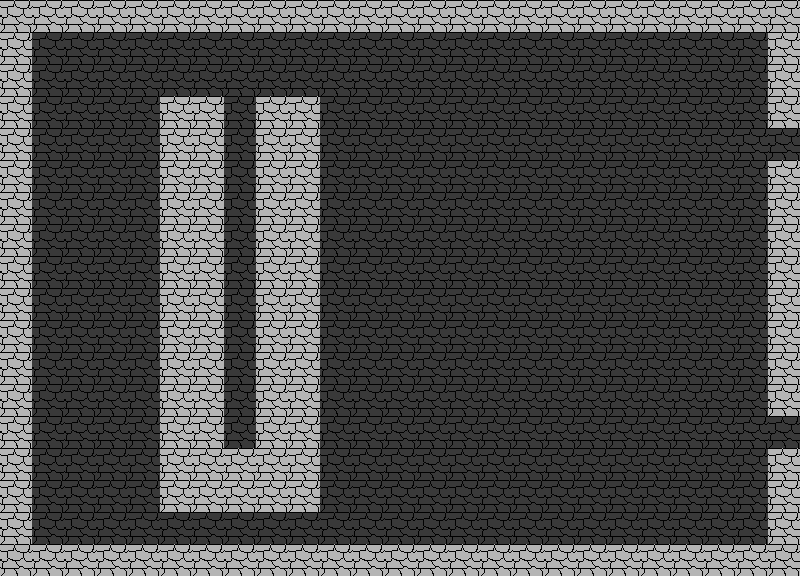

Below is a game level as drawn by its tile map, then a one-line description and the .tmx file that defines it, in full:
An orthogonal 25x18 tile map with 32x32 px tiles, 1 tile layer (floor) and 6 objects (3x door, enemy, player).

<map version="1.10" tiledversion="1.11.2" orientation="orthogonal" renderorder="right-down" width="25" height="18" tilewidth="32" tileheight="32" infinite="0" nextlayerid="3" nextobjectid="7">
 <tileset firstgid="1" source="placeholder.tsx" />
 <layer id="1" name="floor" width="25" height="18">
  <data encoding="csv">
2,2,2,2,2,2,2,2,2,2,2,2,2,2,2,2,2,2,2,2,2,2,2,2,2,
2,1,1,1,1,1,1,1,1,1,1,1,1,1,1,1,1,1,1,1,1,1,1,1,2,
2,1,1,1,1,1,1,1,1,1,1,1,1,1,1,1,1,1,1,1,1,1,1,1,2,
2,1,1,1,1,2,2,1,2,2,1,1,1,1,1,1,1,1,1,1,1,1,1,1,2,
2,1,1,1,1,2,2,1,2,2,1,1,1,1,1,1,1,1,1,1,1,1,1,1,1,
2,1,1,1,1,2,2,1,2,2,1,1,1,1,1,1,1,1,1,1,1,1,1,1,2,
2,1,1,1,1,2,2,1,2,2,1,1,1,1,1,1,1,1,1,1,1,1,1,1,2,
2,1,1,1,1,2,2,1,2,2,1,1,1,1,1,1,1,1,1,1,1,1,1,1,2,
2,1,1,1,1,2,2,1,2,2,1,1,1,1,1,1,1,1,1,1,1,1,1,1,2,
2,1,1,1,1,2,2,1,2,2,1,1,1,1,1,1,1,1,1,1,1,1,1,1,2,
2,1,1,1,1,2,2,1,2,2,1,1,1,1,1,1,1,1,1,1,1,1,1,1,2,
2,1,1,1,1,2,2,1,2,2,1,1,1,1,1,1,1,1,1,1,1,1,1,1,2,
2,1,1,1,1,2,2,1,2,2,1,1,1,1,1,1,1,1,1,1,1,1,1,1,2,
2,1,1,1,1,2,2,1,2,2,1,1,1,1,1,1,1,1,1,1,1,1,1,1,1,
2,1,1,1,1,2,2,2,2,2,1,1,1,1,1,1,1,1,1,1,1,1,1,1,2,
2,1,1,1,1,2,2,2,2,2,1,1,1,1,1,1,1,1,1,1,1,1,1,1,2,
2,1,1,1,1,1,1,1,1,1,1,1,1,1,1,1,1,1,1,1,1,1,1,1,2,
2,2,2,2,2,2,2,2,2,2,2,2,2,2,2,2,2,2,2,2,2,2,2,2,2
</data>
 </layer>
 <objectgroup id="2" name="objects">
  <object id="1" type="enemy" gid="5" x="224" y="416" width="32" height="32">
   <properties>
    <property name="contains" value="bats" />
   </properties>
  </object>
  <object id="2" gid="6" x="224" y="448" width="32" height="32">
   <properties>
    <property name="contains" value="sword" />
   </properties>
  </object>
  <object id="3" type="door" gid="3" x="0" y="160" width="32" height="32">
   <properties>
    <property name="contains" value="map1.tmx" />
   </properties>
  </object>
  <object id="4" type="door" gid="3" x="768" y="160" width="32" height="32">
   <properties>
    <property name="contains" value="map4.tmx" />
   </properties>
  </object>
  <object id="5" type="door" gid="3" x="768" y="448" width="32" height="32">
   <properties>
    <property name="contains" value="map5.tmx" />
   </properties>
  </object>
  <object id="6" type="player" gid="4" x="32" y="160" width="32" height="32" />
 </objectgroup>
</map>
